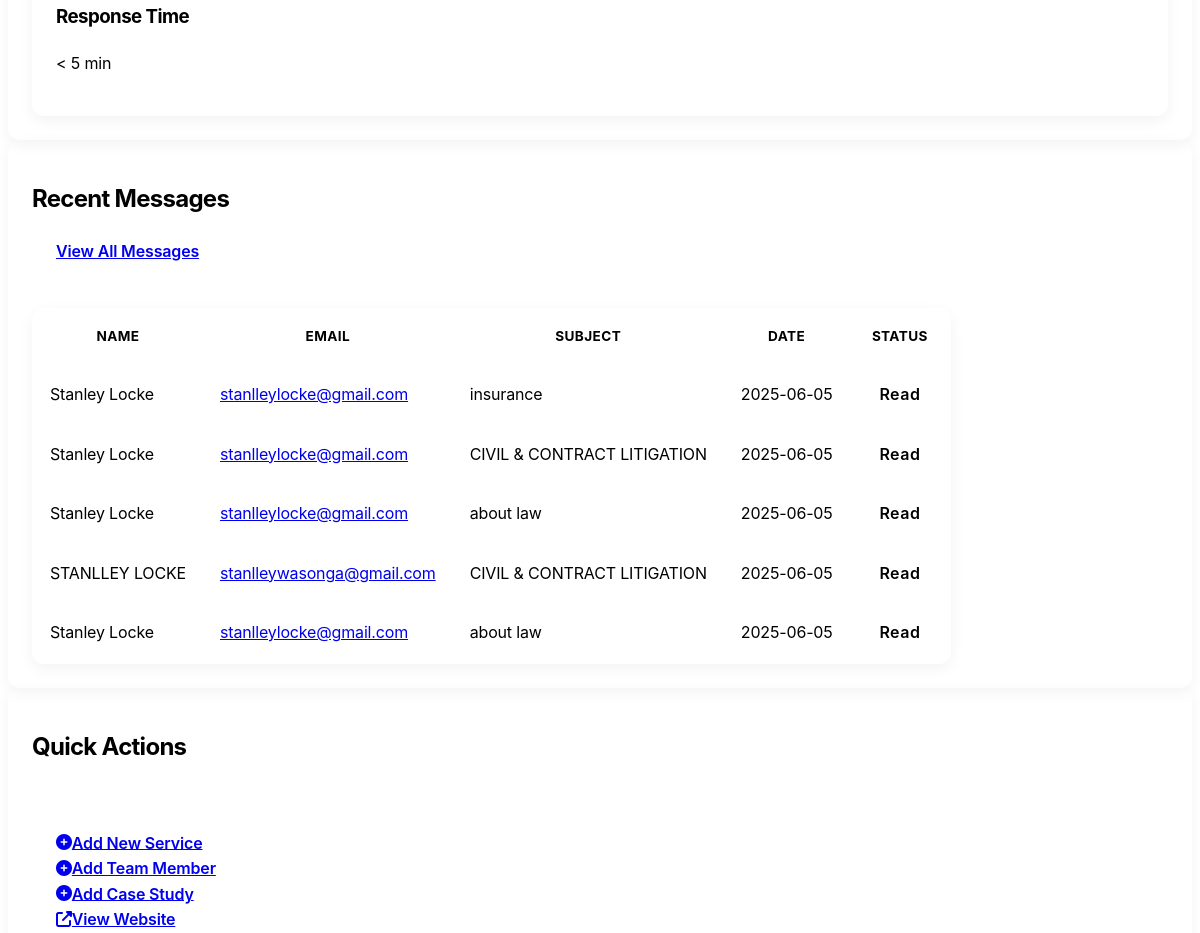
Page /admin/ (signed in, middle part) on the earlier database version.
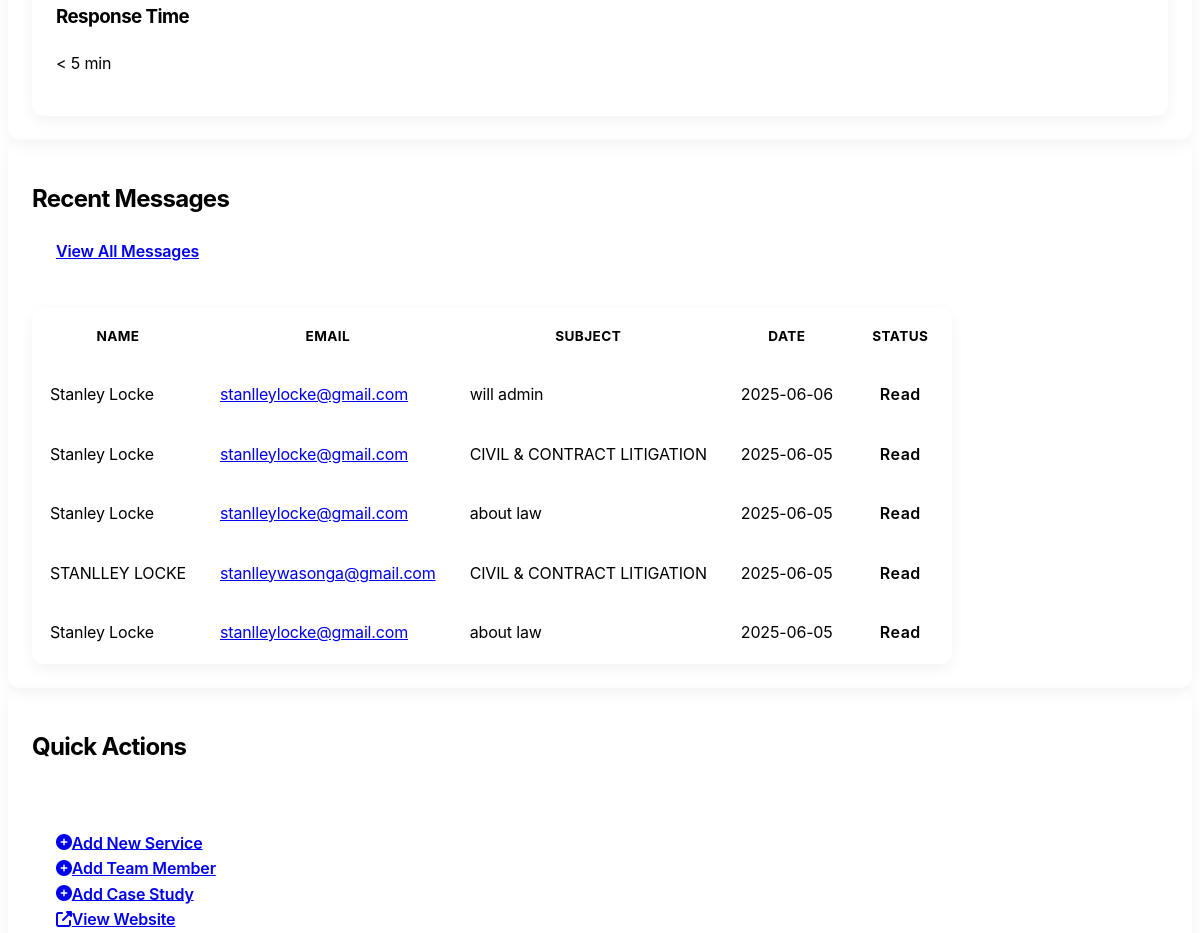
Same page on the later database version.
### models.py (models this page shows, shortened)
class ContactMessage(db.Model):
    id = db.Column(db.Integer, primary_key=True)
    name = db.Column(db.String(100), nullable=False)
    email = db.Column(db.String(120), nullable=False)
    phone = db.Column(db.String(30))
    subject = db.Column(db.String(200))
    message = db.Column(db.Text, nullable=False)
    service_id = db.Column(db.Integer, db.ForeignKey('service.id'), nullable=True)
    service = db.relationship('Service', backref=db.backref('contact_messages', lazy=True))
    is_read = db.Column(db.Boolean, default=False)
    created_at = db.Column(db.DateTime, default=datetime.utcnow)

### routes/admin_routes.py (the view)
    @login_required
    def decorated_function(*args, **kwargs):
        if not current_user.is_admin:
            flash('You need administrator privileges to access this page.', 'danger')
            return redirect(url_for('main.index'))
        return f(*args, **kwargs)

### routes/admin_routes.py (called while the page is built)
def admin_required(f):
    @login_required
    def decorated_function(*args, **kwargs):
        if not current_user.is_admin:
            flash('You need administrator privileges to access this page.', 'danger')
            return redirect(url_for('main.index'))
        return f(*args, **kwargs)
    decorated_function.__name__ = f.__name__
    return decorated_function

@admin_bp.route('/')
@admin_required
def dashboard():
    services_count = Service.query.count()
    team_members_count = TeamMember.query.count()
    case_studies_count = CaseStudy.query.count()
    unread_messages_count = ContactMessage.query.filter_by(is_read=False).count()
    recent_messages = ContactMessage.query.order_by(desc(ContactMessage.created_at)).limit(5).all()
    return render_template('admin/dashboard.html',
                          title='Admin Dashboard',
                          services_count=services_count,
                          team_members_count=team_members_count,
                          case_studies_count=case_studies_count,
                          unread_messages_count=unread_messages_count,
                          recent_messages=recent_messages)

### templates/admin/dashboard.html (shortened to what this page needs)
{% extends "layout.html" %}
{% block content %}
<div class="container-fluid py-4">
    <div class="row mb-4">
        <div class="col-md-12">
            <div class="card">
                <div class="card-body">
                    <div class="row">
                        <div class="col-md-4">
                            <div class="card border-0 bg-light mb-3">
                                <div class="card-body text-center">
                                    <h3 class="h5">Response Time</h3>
                                    <p class="h3 mb-0">< 5 min</p>
                                </div>
                            </div>
                        </div>
                    </div>
                </div>
            </div>
        </div>
    </div>
    <div class="row">
        <div class="col-md-12">
            <div class="card">
                <div class="card-header d-flex justify-content-between align-items-center">
                    <h2 class="h5 mb-0">Recent Messages</h2>
                    <a href="{{ url_for('admin.messages') }}" class="btn btn-sm btn-outline-primary">View All Messages</a>
                </div>
                <div class="card-body p-0">
                    <div class="table-responsive">
                        <table class="table table-hover admin-table mb-0">
                            <thead>
                                <tr>
                                    <th>Name</th>
                                    <th>Email</th>
                                    <th>Subject</th>
                                    <th>Date</th>
                                    <th>Status</th>
                                </tr>
                            </thead>
                            <tbody>
                                {% if recent_messages %}
                                    {% for message in recent_messages %}
                                    <tr {% if not message.is_read %}class="table-warning"{% endif %}>
                                        <td>{{ message.name }}</td>
                                        <td><a href="mailto:{{ message.email }}">{{ message.email }}</a></td>
                                        <td>{{ message.subject|truncate(30) }}</td>
                                        <td>{{ message.created_at.strftime('%Y-%m-%d') }}</td>
                                        <td>
                                            {% if message.is_read %}
                                            <span class="badge bg-success">Read</span>
                                            {% else %}
                                            <span class="badge bg-warning text-dark">Unread</span>
                                            {% endif %}
                                        </td>
                                    </tr>
                                    {% endfor %}
                                {% else %}
                                <tr>
                                    <td colspan="5" class="text-center">No recent messages</td>
                                </tr>
                                {% endif %}
                            </tbody>
                        </table>
                    </div>
                </div>
            </div>
        </div>
    </div>
    <div class="row mt-4">
        <div class="col-md-12">
            <div class="card">
                <div class="card-header">
                    <h2 class="h5 mb-0">Quick Actions</h2>
                </div>
                <div class="card-body">
                    <div class="row">
                        <div class="col-md-3 mb-3 mb-md-0">
                            <div class="d-grid">
                                <a href="{{ url_for('admin.new_service') }}" class="btn btn-outline-primary">
                                    <i class="fas fa-plus-circle me-2"></i>Add New Service
                                </a>
                            </div>
                        </div>
                        <div class="col-md-3 mb-3 mb-md-0">
                            <div class="d-grid">
                                <a href="{{ url_for('admin.new_team_member') }}" class="btn btn-outline-success">
                                    <i class="fas fa-plus-circle me-2"></i>Add Team Member
                                </a>
                            </div>
                        </div>
                        <div class="col-md-3 mb-3 mb-md-0">
                            <div class="d-grid">
                                <a href="{{ url_for('admin.new_case') }}" class="btn btn-outline-info">
                                    <i class="fas fa-plus-circle me-2"></i>Add Case Study
                                </a>
                            </div>
                        </div>
                        <div class="col-md-3">
                            <div class="d-grid">
                                <a href="{{ url_for('main.index') }}" target="_blank" class="btn btn-outline-secondary">
                                    <i class="fas fa-external-link-alt me-2"></i>View Website
                                </a>
                            </div>
                        </div>
                    </div>
                </div>
            </div>
        </div>
    </div>
</div>
{% endblock %}

### templates/layout.html (shortened to what this page needs)
<!DOCTYPE html>
<html lang="en" data-bs-theme="dark">
<head>
    <link rel="stylesheet" href="https://cdn.replit.com/agent/bootstrap-agent-dark-theme.min.css">
    <link rel="stylesheet" href="https://cdnjs.cloudflare.com/ajax/libs/font-awesome/6.4.0/css/all.min.css">
    <link rel="stylesheet" href="{{ url_for('static', filename='css/custom.css') }}">
</head>
<body>
    {% block content %}{% endblock %}
</body>
</html>

### static/css/custom.css (style rules this page uses)
body { font-family: 'Inter', 'Roboto', sans-serif; letter-spacing: -0.01em; line-height: 1.6; overflow-x: hidden; }
h1, h2, h3, h4, h5, h6 { font-weight: 700; letter-spacing: -0.03em; }
.btn { border-radius: 8px; padding: 0.6rem 1.5rem; font-weight: 600; transition: all 0.3s ease; }
.card { border: none; border-radius: 12px; box-shadow: 0 5px 15px rgba(0, 0, 0, 0.05); overflow: hidden; transition: all 0.3s ease-in-out; }
.card-header { border-bottom: none; padding: 1.25rem 1.5rem; }
.card-body { padding: 1.5rem; }
.admin-table { border-radius: 12px; overflow: hidden; box-shadow: 0 5px 15px rgba(0, 0, 0, 0.05); }
.admin-table th { border-top: none; font-weight: 700; text-transform: uppercase; font-size: 0.85rem; letter-spacing: 0.03em; padding: 1rem; background-color: rgba(var(--bs-dark-rgb), 0.03); }
.admin-table td { padding: 1rem; vertical-align: middle; }
.admin-table tbody tr { transition: all 0.2s ease; }
.badge { padding: 0.5em 0.8em; font-weight: 600; letter-spacing: 0.03em; border-radius: 6px; }

Differences in the rows shown:
removed ContactMessage: name "Stanley Locke", email "stanlleylocke@gmail.com", subject "insurance", created_at "2025-06-05", is_read "Read"
added ContactMessage: name "Stanley Locke", email "stanlleylocke@gmail.com", subject "will admin", created_at "2025-06-06", is_read "Read"
